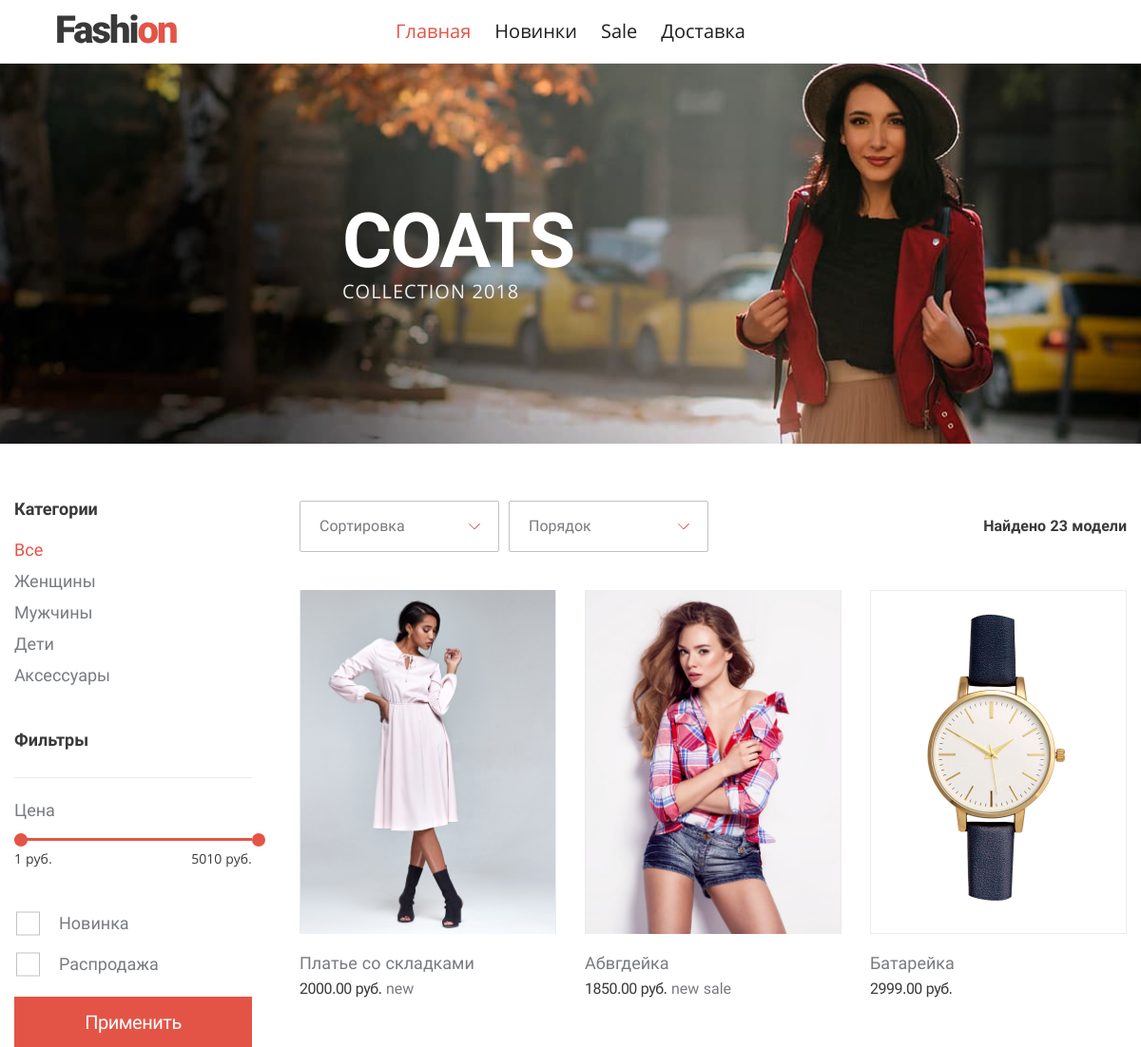
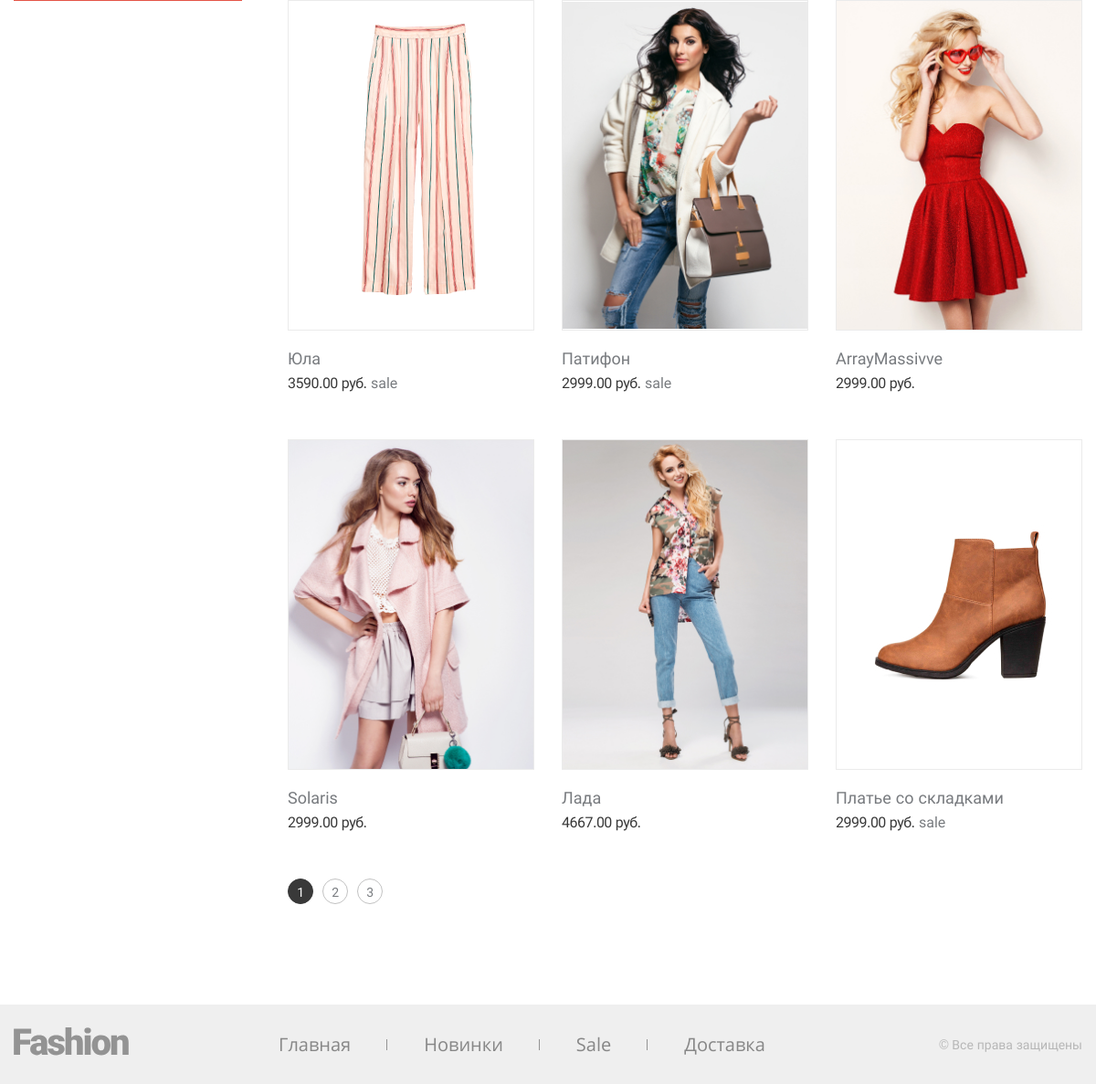
The page / on the database its author committed (2 pictures, top to bottom).
### tables this page shows
CREATE TABLE IF NOT EXISTS `menu_shop` (
  `id` int NOT NULL AUTO_INCREMENT,
  `title` varchar(255) NOT NULL,
  `path` text NOT NULL,
  `name` varchar(50) NOT NULL,
  PRIMARY KEY (`id`)
);

CREATE TABLE IF NOT EXISTS `categories` (
  `id` int NOT NULL AUTO_INCREMENT,
  `name` varchar(255) NOT NULL DEFAULT '0',
  PRIMARY KEY (`id`)
);

CREATE TABLE IF NOT EXISTS `promotions` (
  `id` int NOT NULL AUTO_INCREMENT,
  `name` varchar(255) NOT NULL DEFAULT '0',
  `description` text NOT NULL,
  PRIMARY KEY (`id`)
);

CREATE TABLE IF NOT EXISTS `products` (
  `id` int NOT NULL AUTO_INCREMENT,
  `name` varchar(255) NOT NULL DEFAULT '0',
  `description` text,
  `price` decimal(12,2) NOT NULL DEFAULT '0.00',
  `image` varchar(255) NOT NULL DEFAULT '0',
  `active` tinyint NOT NULL DEFAULT '1',
  PRIMARY KEY (`id`)
);

### index.php (called while the page is built)
<?php
require($_SERVER['DOCUMENT_ROOT'] . '/modules/base/index.php');
require($_SERVER['DOCUMENT_ROOT'] . '/modules/shop/index.php');
require($_SERVER['DOCUMENT_ROOT'] . '/templates/header.php');
require($_SERVER['DOCUMENT_ROOT'] . '/templates/shop.php');
require($_SERVER['DOCUMENT_ROOT'] . '/templates/order.php');
require($_SERVER['DOCUMENT_ROOT'] . '/templates/footer.php');

### modules/base/functions.php (called while the page is built, shortened)
<?php
function connectDb(): object
{
    static $mysqli = null;
    if (null === $mysqli) {
        include $_SERVER['DOCUMENT_ROOT'] . '/config.php';
        $mysqli = new mysqli($host, $user, $password, $database);
        $mysqli->set_charset("utf8mb4");
    }
    return $mysqli;
}
function getMenuInDB(string $menu): array
{
    $menu = connectDb()->real_escape_string($menu);
    $sql = "SELECT * FROM menu_" . $menu;
    if (!$result = connectDb()->query($sql)) {
        echo "Запрос в базу MySQL произашел с ошибкой";
        exit;
    }
    $array = [];
    while ($row = $result->fetch_assoc()) {
        $array[$row['id']] = $row;
    }
    return $array;
}
function isCurrentUrl(string $url): bool
{
    $urlPath = parse_url($_SERVER['REQUEST_URI'], PHP_URL_PATH);
    $urlQuery = parse_url($_SERVER['REQUEST_URI'], PHP_URL_QUERY);
    return $urlQuery ? $urlPath . '?' . $urlQuery == $url : $urlPath == $url;
}
function getStatusPage(int $page): string
{
    if ((!empty($_GET['page']) && (int)$_GET['page'] !== $page) || (empty($_GET['page']) && $page !== 1)) {
       return 'href="' . getQueryUrl('page', $page) . '"';
    }
    return '';
}
function getQueryUrl(string $type, int $id): string
{
   $urlPage = '?' . $type . '=';
   $urlQuery = parse_url($_SERVER['REQUEST_URI'], PHP_URL_QUERY);
   return $_SERVER['REQUEST_URI'] . $urlPage . $id;
}
function getAllCategoriesInDB(): array
{
    $sql = "SELECT * FROM categories";
    if (!$result = connectDb()->query($sql)) {
        echo "Запрос в базу MySQL произашел с ошибкой 6";
        exit;
    }
    $array = [];
    while ($row = $result->fetch_assoc()) {
        $array[$row['id']] = $row;
    }
    return $array;
}
function getAllPromotionsInDB(): array
{
    $sql = "SELECT * FROM promotions";
    if (!$result = connectDb()->query($sql)) {
        echo "Запрос в базу MySQL произашел с ошибкой 2";
        exit;
    }
    $array = [];
    while ($row = $result->fetch_assoc()) {
        $array[$row['name']] = $row;
    }
    return $array;
}
function getStartItemOnPage (int $allCount, int $quantityShow): int
{
    $startItem = 0;
    return $startItem;
}

### modules/shop/index.php (called while the page is built, shortened)
<?php
require($_SERVER['DOCUMENT_ROOT'] . '/modules/shop/functions.php');
$menuFooter = $menuHeader = getMenuInDB('shop');
$categories = getAllCategoriesInDB();
$promotions = getAllPromotionsInDB();
$leftJoinSql = [];
$whereSql = [];
$orderSql = '';
$countProducts = getCountFilterProductsInDB($leftJoinSql, $whereSql);
$quantityPages = ceil($countProducts / $quantityProductsPage);
$pageStartItem = getStartItemOnPage($countProducts, $quantityProductsPage);
$products = getProductsInDB($leftJoinSql, $whereSql, $orderSql, $pageStartItem, $quantityProductsPage);
!empty($products) ? $products = addPromotionsInProducts($products) : $countProducts = 0;

### modules/shop/functions.php (called while the page is built, shortened)
<?php
function getProductsInDB(array $leftJoins, array $where, string $order, int $startItem, int $limit): array
{
    $sqlLeftJoin = implode(" ", $leftJoins);
    $sqlWhere = !empty($where) ? $sqlWhere = "p.active = '1' AND " . implode(" AND ", $where) : "p.active = '1'";
    $sql = "SELECT DISTINCT p.* FROM products AS p
            $sqlLeftJoin
            WHERE $sqlWhere $order LIMIT $startItem, $limit";
    if (!$result = connectDb()->query($sql)) {
        echo "Запрос в базу MySQL произашел с ошибкой 1";
        exit;
    }
    $array = [];
    while ($row = $result->fetch_assoc()) {
        $array[$row['id']] = $row;
    }
    return $array;
}
function getCountFilterProductsInDB(array $leftJoins, array $where): int
{
    $sqlLeftJoin = implode(" ", $leftJoins);
    $sqlWhere = !empty($where) ? $sqlWhere = "p.active = '1' AND " . implode(" AND ", $where) : "p.active = '1'";
    $sql = "SELECT COUNT(DISTINCT p.id) AS count FROM products AS p
            $sqlLeftJoin
            WHERE $sqlWhere";
    if (!$result = connectDb()->query($sql)) {
        echo "Запрос в базу MySQL произашел с ошибкой 7";
        exit;
    }
    return (int)$result->fetch_object()->count;
}
function getProductsWithPromotions(array $products): array
{
    foreach ($products as $key => $id) {
        $products[$key] = 'pp.product_id = ' . (int)$id;
    }
    $sqlWhere = implode(" OR ", $products);
    $sql = "SELECT pp.*, p.name FROM promotion_product AS pp
            LEFT JOIN promotions AS p ON p.id = pp.promotion_id
            WHERE $sqlWhere";
    if (!$result = connectDb()->query($sql)) {
        echo "Запрос в базу MySQL произашел с ошибкой 3";
        exit;
    }
    return $result->fetch_all(MYSQLI_ASSOC);
}
function addPromotionsInProducts(array $products): array
{
    $productsWithPromotions = getProductsWithPromotions(array_keys($products));
    foreach ($productsWithPromotions as $item) {
        $products[$item['product_id']]['promo'][$item['name']] = $item['name'];
    }
    return $products;
}
function putProductPromotions(array $product): string
{
    $classPromo = '';
    if (!empty($product['promo'])) {
        foreach ($product['promo'] as $promo) {
            $classPromo = $classPromo . ' ' . $promo;
        }
    }
    return $classPromo;
}
function getActiveCategory(string $type, int $id): string
{
    return '';
}
function declOfNum(int $num, array $titles): string
{
    $cases = array(2, 0, 1, 1, 1, 2);
    return $titles[($num % 100 > 4 && $num % 100 < 20) ? 2 : $cases[min($num % 10, 5)]];
}

### config.php (called while the page is built, shortened)
<?php
$quantityProductsPage = 9;

### templates/shop.php (the view, shortened to what this page needs)
<main class="shop-page">
  <header class="intro">
    <div class="intro__wrapper">
      <h1 class=" intro__title">COATS</h1>
      <p class="intro__info">Collection 2018</p>
    </div>
  </header>
  <section class="shop container">
    <section class="shop__filter filter">
      <form class="shop__form" method="GET" action="<?= parse_url($_SERVER['REQUEST_URI'], PHP_URL_PATH) ?>">
        <div class="filter__wrapper">
          <b class="filter__title">Категории</b>
          <ul class="filter__list">
            <li>
              <a class="filter__list-item <?= empty($_GET['category']) ? 'active' : '' ?>" href="/">
                Все
              </a>
            </li>
            <?php foreach ($categories as $category): ?>
              <li>
                <a class="filter__list-item <?= getActiveCategory('category', $category['id']) ?>" href="?category=<?= $category['id'] ?>">
                  <?= $category['name'] ?>
                </a>
              </li>
            <?php endforeach ?>
          </ul>
        </div>
        <div class="filter__wrapper">
          <b class="filter__title">Фильтры</b>
          <div class="filter__range range">
            <span class="range__info">Цена</span>
            <div class="range__line" aria-label="Range Line"></div>
            <div class="range__res">
              <span class="range__res-item min-price"></span>
              <span class="range__res-item max-price"></span>
            </div>
          </div>
        </div>
        <fieldset class="custom-form__group">
          <?php foreach ($promotions as $key => $promotion): ?>
            <label for="<?= $promotion['name'] ?>" class="custom-form__checkbox-label custom-form__info" style="display: block;"><?= $promotion['description'] ?></label>
          <?php endforeach ?>
        </fieldset>
        <button class="button" type="submit" style="width: 100%">Применить</button>
      </form>
    </section>
    <div class="shop__wrapper">
      <form class="shop__sorting" method="GET" action="/">
        <div class="shop__sorting-item custom-form__select-wrapper">
          <select class="custom-form__select select-sort" name="sort">
            <option hidden value="">Сортировка</option>
          </select>
        </div>
        <div class="shop__sorting-item custom-form__select-wrapper">
          <select class="custom-form__select select-order" name="order">
            <option hidden value="">Порядок</option>
          </select>
        </div>
        <p class="shop__sorting-res">
          Найдено <span class="res-sort"><?= $countProducts ?></span> <?= declOfNum($countProducts, ['модель', 'модели', 'моделей']) ?>
        </p>
      </form>
        <section class="shop__list">
          <?php foreach ($products as $product) {?>
            <article class="shop__item product" tabindex="<?= $product['id'] ?>">
              <div class="product__image">
                <img src="<?= $product['image'] ?>" alt="<?= $product['name'] ?>">
              </div>
              <p class="product__name"><?= $product['name'] ?></p>
              <span class="product__price"><?= $product['price'] ?> руб.</span>
              <?php if (!empty($product['promo'])): ?>
                <span class="product__promo"><?= putProductPromotions($product) ?></span>
              <?php endif ?>
            </article>
          <?php } ?>
        </section>
        <ul class="shop__paginator paginator">
        <?php for ($i = 1; $i <= $quantityPages; $i++): ?>
            <li>
              <a class="paginator__item" <?= getStatusPage($i) ?>><?= $i ?></a>
            </li>
          <?php endfor ?>
        </ul>
  </div>
</section>

### templates/header.php (shortened to what this page needs)
<!DOCTYPE html>
<html lang="ru">
<head>
  <link rel="stylesheet" href="/css/style.css">
</head>
<body>
<header class="page-header">
  <a class="page-header__logo" href="/">
    <img src="/img/logo.svg" alt="Fashion">
  </a>
  <nav class="page-header__menu">
    <ul class="main-menu main-menu--header">
      <?php foreach ($menuHeader as $key => $item): ?>
        <li>
          <a class="main-menu__item <?= isCurrentUrl($item['path']) ? 'active' : ''; ?>" href="<?= $item['path'] ?>">
            <?= $item['title'] ?>
          </a>
        </li>
      <?php endforeach ?>
    </ul>
  </nav>
</header>

### templates/order.php (shortened to what this page needs)
</main>

### templates/footer.php
<footer class="page-footer">
  <div class="container">
    <a class="page-footer__logo" href="#">
      <img src="/img/logo--footer.svg" alt="Fashion">
    </a>
    <nav class="page-footer__menu">
      <ul class="main-menu main-menu--footer">
        <?php foreach ($menuFooter as $key => $item): ?>
          <li>
            <a class="main-menu__item <?= isCurrentUrl($item['path']) ? 'active' : ''; ?>" href="<?= $item['path'] ?>">
              <?= $item['title'] ?>
            </a>
          </li>
        <?php endforeach ?>
      </ul>
    </nav>
    <address class="page-footer__copyright">
      © Все права защищены
    </address>
  </div>
</footer>
</body>
</html>

### rows shown on the page
menu_shop: title "Главная"
menu_shop: title "Новинки"
menu_shop: title "Sale"
menu_shop: title "Доставка"
categories: name "Женщины"
categories: name "Мужчины"
categories: name "Дети"
categories: name "Аксессуары"
promotions: description "Новинка"
promotions: description "Распродажа"
products: image (picture), name "Платье со складками", price "2000.00", product "new"
products: image (picture), name "Абвгдейка", price "1850.00", product "new sale"
products: image (picture), name "Батарейка", price "2999.00"
products: image (picture), name "Юла", price "3590.00", product "sale"
products: image (picture), name "Патифон", price "2999.00", product "sale"
products: image (picture), name "ArrayMassivve", price "2999.00"
products: image (picture), name "Solaris", price "2999.00"
products: image (picture), name "Лада", price "4667.00"
products: image (picture), name "Платье со складками", price "2999.00", product "sale"

### other values the page prints
$countProducts "23"
declOfNum($countProducts, ['модель', 'модели', 'моделей']) "модели"
